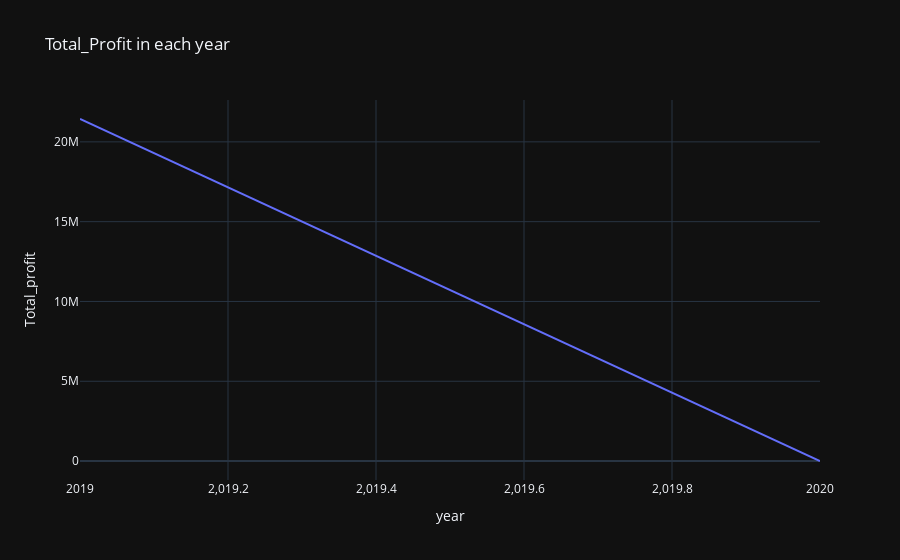

Notebook code for this chart:
### Markdown cell above
## Q7 what is the distribution of sales by year?

### Code cell
a=data.groupby("year")["margin"].sum()
a=pd.DataFrame(a)
a.columns=["Total_profit"]
data["year"].value_counts()
a

plt.figure(figsize = (19, 10))

px.line(a, y = 'Total_profit',
        title = 'Total_Profit in each year', template = 'plotly_dark')

### Figure 1 — Plotly figure (JSON) as saved in the notebook; plotly's stock layout.template omitted (floating-point values rounded to 4 significant figures)
{"data": [{"hovertemplate": "year=%{x}<br>Total_profit=%{y}<extra></extra>", "legendgroup": "", "line": {"color": "#636efa", "dash": "solid"}, "marker": {"symbol": "circle"}, "mode": "lines", "name": "", "orientation": "v", "showlegend": false, "type": "scatter", "x": [2019, 2020], "xaxis": "x", "y": [21430000.0, 5282.0], "yaxis": "y"}], "layout": {"legend": {"tracegroupgap": 0}, "title": {"text": "Total_Profit in each year"}, "xaxis": {"anchor": "y", "domain": [0, 1], "title": {"text": "year"}}, "yaxis": {"anchor": "x", "domain": [0, 1], "title": {"text": "Total_profit"}}}}
